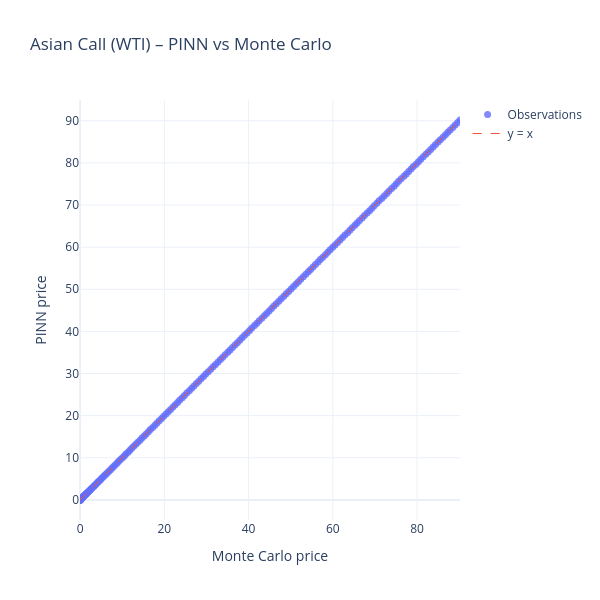

The notebook cell this image was saved under:
### Code cell
S_grid_real = np.linspace(0.0, S_max_real, 250)


mae, mc_vals, pinn_vals = evaluate_mae_pinn_vs_mc(
   model=model,
   S_grid_real=S_grid_real,
   K_real=K_real,
   r=r_eval,
   sigma=sigma_eval,
   T=1.0,
   n_steps_mc=252,
   n_paths_mc=100_000
)

print(f"MAE (PINN vs MC) = {mae:.6f}")

parity_plot_plotly(
   mc_vals,
   pinn_vals,
   title="Asian Call (WTI) – PINN vs Monte Carlo"
)

### Figure 1 — Plotly figure (JSON) as saved in the notebook; plotly's stock layout.template omitted (floating-point values rounded to 4 significant figures; data arrays with more than 128 entries replaced by an {"elided": "..."} marker saying what was removed)
{"data": [{"marker": {"opacity": 0.8, "size": 7}, "mode": "markers", "name": "Observations", "type": "scatter", "x": {"elided": "250 float values"}, "y": {"elided": "250 float values"}}, {"line": {"dash": "dash", "width": 1}, "mode": "lines", "name": "y = x", "type": "scatter", "x": [-0.02268, 90.18], "y": [-0.02268, 90.18]}], "layout": {"height": 600, "title": {"text": "Asian Call (WTI) – PINN vs Monte Carlo"}, "width": 600, "xaxis": {"range": [-0.02268, 90.18], "scaleanchor": "y", "scaleratio": 1, "title": {"text": "Monte Carlo price"}}, "yaxis": {"range": [-0.02268, 90.18], "title": {"text": "PINN price"}}}}
